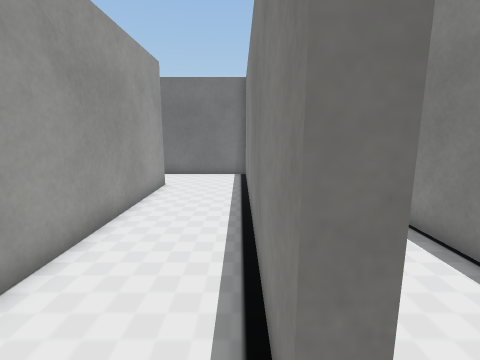
[1] (above)

16 first-person views from a walk through a Unity game level. The camera is 1.2 m above the floor, tilts 10° down and sees 85° across. The floor is counted in squares, 0.5 m on a side. Each view is taken from the middle of a square. On the plan, view 1 faces up. The plan holds only what a view shows up to about 18 squares ahead; the rest is blank. The place goes on beyond the plan. The player is left out. Some surface patterns are stand-ins.

[2]
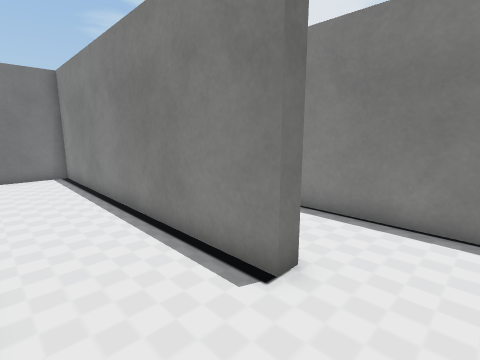

[3]
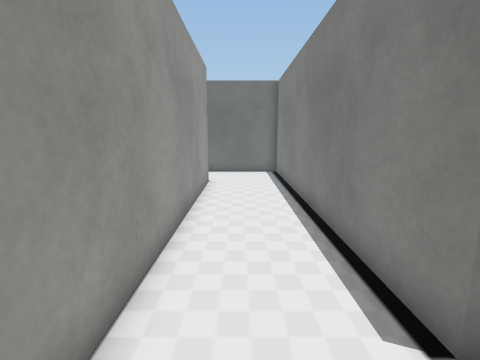

[4]
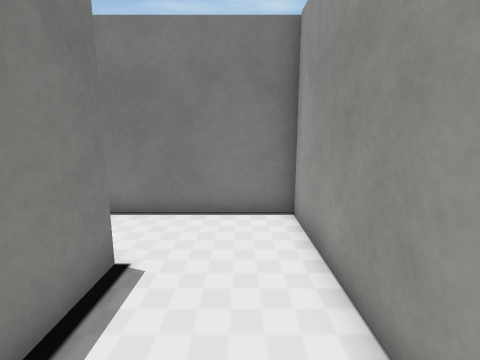

[5]
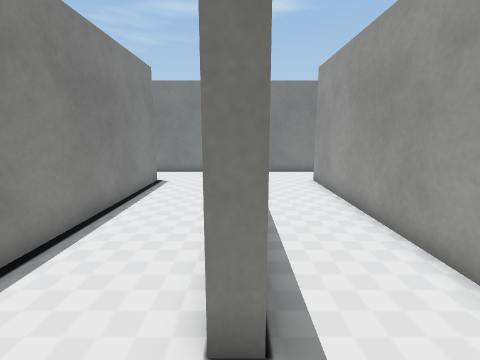

[6]
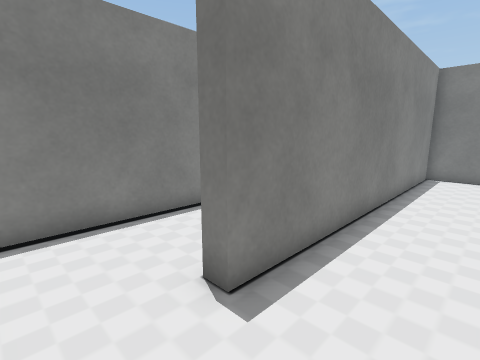

[7]
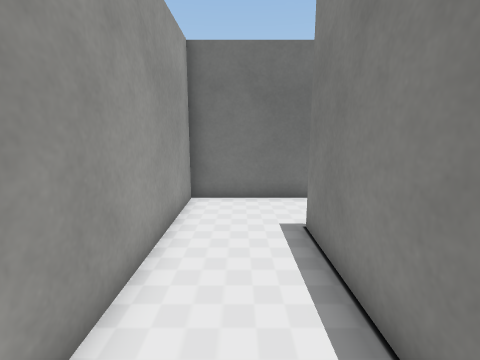

[8]
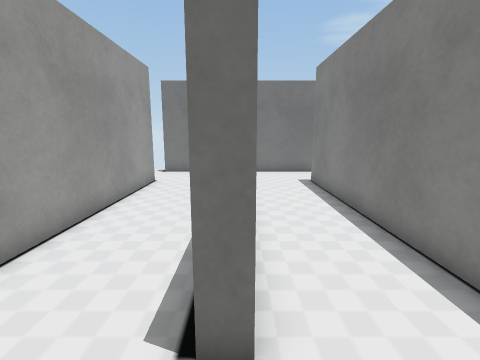

[9]
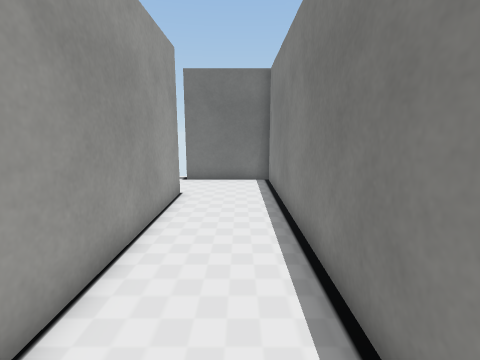

[10]
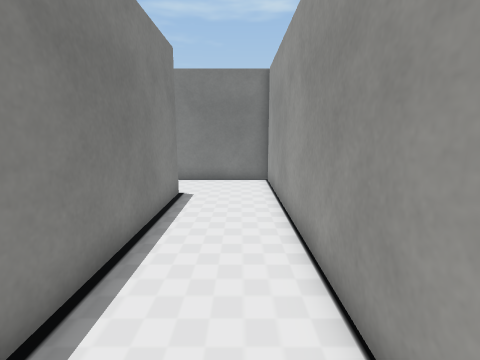

[11]
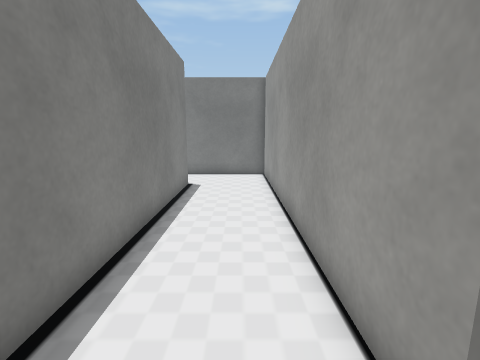

[12]
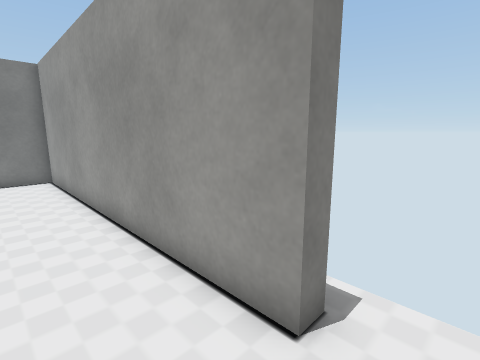

[13]
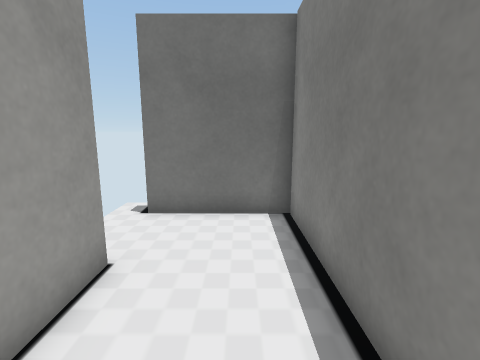

[14]
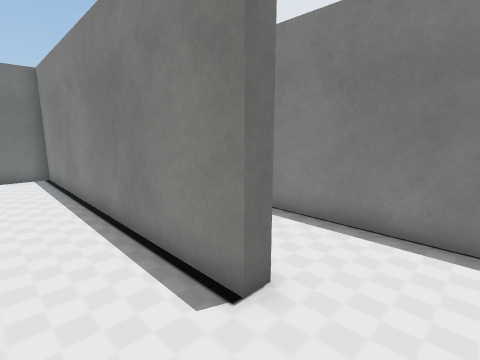

[15]
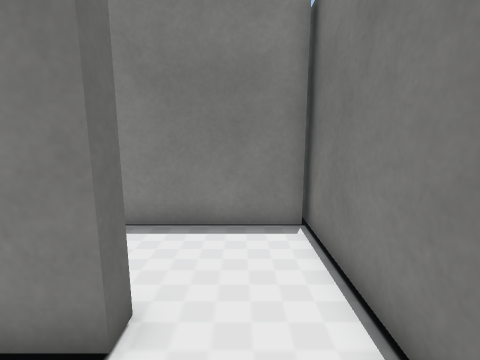

[16]
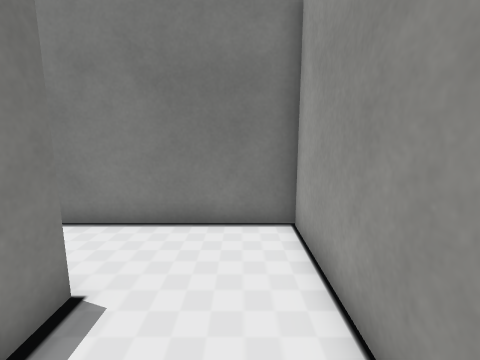

### Floor plan
Ten units are one square. View 1 is at (0, 0); x grows to the right and y downward. Boxes are objects, and circles mark ways between rooms. Rooms are numbered by the first view taken in them; rooms with no view inside come last. Other rooms are left out.
<svg viewBox="-136 -165 162 188">
<path fill="none" stroke="#000" d="M10 -14 3 -14 3 -157 -34 -157M-36 -125 -36 18M-41 18 21 18M-76 18 -41 18M-43 18 -43 -125 -36 -125M-34 -157 -78 -157 -78 -14M-78 -14 -85 -14 -85 -157 -129 -157M-131 -125 -125 -125 -125 18 -76 18"/>
<circle cx="-40" cy="-140" r="3" fill="#2a7"/>
<circle cx="-80" cy="0" r="3" fill="#2a7"/>
<text x="-20" y="-60">1</text>
<text x="-60" y="-70">2</text>
<text x="-100" y="-70">3</text>
</svg>
Room 1 opens to room 2. Room 2 opens to room 3.

Where each view was taken, in squares from view 1:
view 1: 0 up, 0 right, facing up
view 2: 1 down, 3 left, facing up-right
view 3: 1 down, 2 left, facing up
view 4: 6 up, 2 left, facing down
view 5: 15 up, 4 left, facing down
view 6: 15 up, 7 left, facing down-right
view 7: 6 up, 6 left, facing up
view 8: 1 down, 8 left, facing up
view 9: 2 up, 10 left, facing up
view 10: 12 up, 11 left, facing down
view 11: 14 up, 11 left, facing down
view 12: 14 up, 10 left, facing down-left
view 13: 8 up, 10 left, facing up
view 14: 1 down, 11 left, facing up-right
view 15: 0 up, 11 left, facing right
view 16: 5 up, 11 left, facing down
